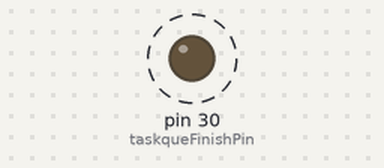
Recording of a sketch running on a simulated Arduino Mega 2560, built with avr-gcc and run on an emulated ATmega2560. On the bench: output pins drawn as LEDs (lit = HIGH). Dashed ring = blinking. What the sketch prints to the serial monitor is not drawn.

Above: at 0.09 s.
Timing chart, 0 to 3.0 s (numbered marks = the images above):
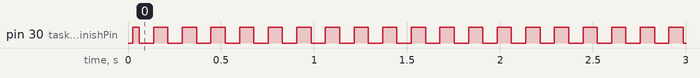

The sketch:

OS.ino
```cpp
/*Shared varibles*/
//Measurements
unsigned int temperatureRaw=75, systolicPressRaw=80;
unsigned int diastolicPressRaw=80, pulseRateRaw=50;
//Display
unsigned char *tempCorrected=NULL, *systolicPressCorrected=NULL;
unsigned char *diastolicPressCorrected=NULL, *pulseRateCorrected=NULL;
//Status
unsigned short batteryState=200;
//Alarms
unsigned char bpOutOfRange=0,tempOutOfRange=0, pulseOutOfRange=0;
//Warning
bool bpHigh=false, tempHigh=false, pulseLow=false;

/*Define tasks*/
#define numTask 5
typedef struct TCB{
  void (*myTask)(void*);
  void* taskDataPtr;
}TCB;
TCB Measure, Compute, Display;
TCB WarningAlarm, Status, Schedule;
TCB* taskque[numTask];

/*Define data structures*/
//Task Measure's data
typedef struct DataStructMeasure{
  unsigned int *temperatureRawPtr, *systolicPressRawPtr;
  unsigned int *diastolicPressRawPtr, *pulseRateRawPtr;
}DataStructMeasure;
DataStructMeasure MeasureData;
//Task Compute's data
typedef struct DataStructCompute{
  unsigned int *temperatureRawPtr, *systolicPressRawPtr;
  unsigned int *diastolicPressRawPtr, *pulseRateRawPtr;
  unsigned char **tempCorrectedPtr, **systolicPressCorrectedPtr;
  unsigned char **diastolicPressCorrectedPtr, **pulseRateCorrectedPtr;
}DataStructCompute;
DataStructCompute ComputeData;
//Task Display's data
typedef struct DataStructDisplay{
  unsigned char **tempCorrectedPtr, **systolicPressCorrectedPtr;
  unsigned char **diastolicPressCorrectedPtr, **pulseRateCorrectedPtr;
  unsigned short *batteryStatePtr;
}DataStructDisplay;
DataStructDisplay DisplayData;
//Task WarningAlarm's data
typedef struct DataStructWarningAlarm{
  unsigned int *temperatureRawPtr, *systolicPressRawPtr;
  unsigned int *diastolicPressRawPtr, *pulseRateRawPtr;
  unsigned short *batteryStatePtr;
}DataStructWarningAlarm;
DataStructWarningAlarm WarningAlarmData;
//Task Status's data
typedef struct DataStructStatus{
  unsigned short *batteryStatePtr;
}DataStructStatus;
DataStructStatus StatusData;

/*Tasks's function*/
void Measure_function(void *data){}
void Compute_function(void *data){}
void Display_function(void *data){}
void WarningAlarm_function(void *data){}
void Status_function(void *data){}
void Schedule_function(void *data){

}

String taskName[numTask] = {"Measure", "Compute", "Display", "WarningAlarm", "Status"};
String message; //message of task time
#define taskqueFinishPin 30 //pin to be toggled after one cycle of task que
unsigned long start_time; //the start time of each task
unsigned long taskTime[numTask]; //stored this execution time of each task

void setup() {
  //Initialized task Measure
  Measure.myTask = Measure_function;
  MeasureData.temperatureRawPtr = &temperatureRaw;
  MeasureData.systolicPressRawPtr = &systolicPressRaw;
  MeasureData.diastolicPressRawPtr = &diastolicPressRaw;
  MeasureData.pulseRateRawPtr = &pulseRateRaw;
  Measure.taskDataPtr = &MeasureData;
  taskque[0] = &Measure;
  //Initialized task Compute
  Compute.myTask = Compute_function;
  ComputeData.temperatureRawPtr = &temperatureRaw;
  ComputeData.systolicPressRawPtr = &systolicPressRaw;
  ComputeData.diastolicPressRawPtr = &diastolicPressRaw;
  ComputeData.pulseRateRawPtr = &pulseRateRaw;
  ComputeData.tempCorrectedPtr = &tempCorrected;
  ComputeData.systolicPressCorrectedPtr = &systolicPressCorrected;
  ComputeData.diastolicPressCorrectedPtr = &diastolicPressCorrected;
  ComputeData.pulseRateCorrectedPtr = &pulseRateCorrected;
  Compute.taskDataPtr = &ComputeData;
  taskque[1] = &Compute;
  //Initialized task Display
  Display.myTask = Display_function;
  DisplayData.tempCorrectedPtr = &tempCorrected;
  DisplayData.systolicPressCorrectedPtr = &systolicPressCorrected;
  DisplayData.diastolicPressCorrectedPtr = &diastolicPressCorrected;
  DisplayData.pulseRateCorrectedPtr = &pulseRateCorrected;
  DisplayData.batteryStatePtr = &batteryState;
  Display.taskDataPtr = &DisplayData;
  taskque[2] = &Display;
  //Initialized task WarningAlarm
  WarningAlarm.myTask = WarningAlarm_function;
  WarningAlarmData.temperatureRawPtr = &temperatureRaw;
  WarningAlarmData.systolicPressRawPtr = &systolicPressRaw;
  WarningAlarmData.diastolicPressRawPtr = &diastolicPressRaw;
  WarningAlarmData.pulseRateRawPtr = &pulseRateRaw;
  WarningAlarmData.batteryStatePtr = &batteryState;
  WarningAlarm.taskDataPtr = &WarningAlarmData;
  taskque[3] = &WarningAlarm;
  //Initialized task Status
  Status.myTask = Status_function;
  StatusData.batteryStatePtr = &batteryState;
  Status.taskDataPtr = &StatusData;
  taskque[4] = &Status;
  //Initialized task Schedule
  Schedule.myTask = Schedule_function;
  Schedule.taskDataPtr = NULL;
  //Initialized taskqueFinishPin
  pinMode(taskqueFinishPin, OUTPUT);
  digitalWrite(taskqueFinishPin, LOW);
  //Initialized serial port 0 & 1
  Serial.begin(9600);
  Serial1.begin(9600);
}

void loop() {
  for (int i=0; i<numTask; i++){
    start_time = micros();
    (taskque[i]->myTask)(taskque[i]->taskDataPtr); //execute task
    taskTime[i] = micros() - start_time;
    while(micros() - start_time < 5000){} //schedule each task for 5 ms
  }
  //toggle pin after one cycle of task que
  digitalWrite(taskqueFinishPin, !digitalRead(taskqueFinishPin));
  //show execution time for each task in serial monitor
  message = "";
  for (int i=0; i<numTask; i++){
    message += taskName[i] + ": " + taskTime[i] + " us\n";
  }
  Serial.write(message.c_str());
}
```

Measured:
- by itself, pin 30 (taskqueFinishPin): alternates HIGH for 0.08 s and LOW for 0.08 s
